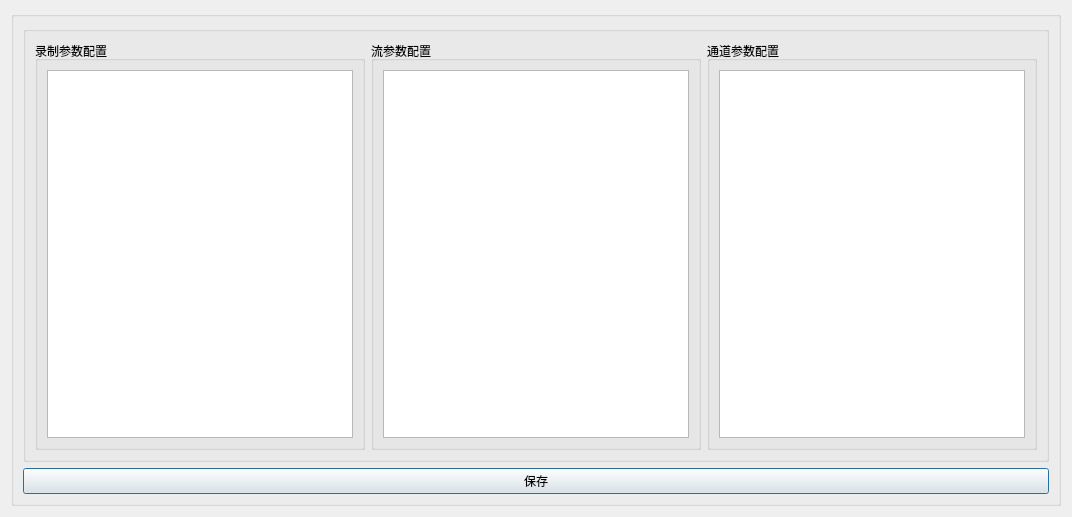
<?xml version="1.0" encoding="UTF-8"?>
<ui version="4.0">
 <class>ChannelDialog</class>
 <widget class="QDialog" name="ChannelDialog">
  <property name="geometry">
   <rect>
    <x>0</x>
    <y>0</y>
    <width>1072</width>
    <height>517</height>
   </rect>
  </property>
  <property name="windowTitle">
   <string>参数设置</string>
  </property>
  <property name="windowIcon">
   <iconset resource="pic.qrc">
    <normaloff>:/picture/picture/003.png</normaloff>:/picture/picture/003.png</iconset>
  </property>
  <layout class="QGridLayout" name="gridLayout">
   <item row="2" column="0">
    <widget class="QGroupBox" name="groupBox_2">
     <property name="title">
      <string/>
     </property>
     <layout class="QVBoxLayout" name="verticalLayout_4">
      <item>
       <widget class="QGroupBox" name="groupBox">
        <property name="title">
         <string/>
        </property>
        <layout class="QHBoxLayout" name="horizontalLayout">
         <item>
          <widget class="QGroupBox" name="groupBox_RecordConfig">
           <property name="title">
            <string>录制参数配置</string>
           </property>
           <layout class="QVBoxLayout" name="verticalLayout_2">
            <item>
             <widget class="QTableView" name="tableView_Record"/>
            </item>
           </layout>
          </widget>
         </item>
         <item>
          <widget class="QGroupBox" name="groupBox_StreamConfig">
           <property name="title">
            <string>流参数配置</string>
           </property>
           <layout class="QVBoxLayout" name="verticalLayout_3">
            <item>
             <widget class="QTableView" name="tableView_Stream"/>
            </item>
           </layout>
          </widget>
         </item>
         <item>
          <widget class="QGroupBox" name="groupBox_ChannelConfig">
           <property name="title">
            <string>通道参数配置</string>
           </property>
           <layout class="QVBoxLayout" name="verticalLayout">
            <item>
             <widget class="QTableView" name="tableView_Channel">
              <property name="minimumSize">
               <size>
                <width>0</width>
                <height>366</height>
               </size>
              </property>
             </widget>
            </item>
           </layout>
          </widget>
         </item>
        </layout>
       </widget>
      </item>
      <item>
       <widget class="QPushButton" name="btnSaveAll">
        <property name="text">
         <string>保存</string>
        </property>
       </widget>
      </item>
     </layout>
    </widget>
   </item>
  </layout>
 </widget>
 <resources>
  <include location="pic.qrc"/>
 </resources>
 <connections/>
</ui>
